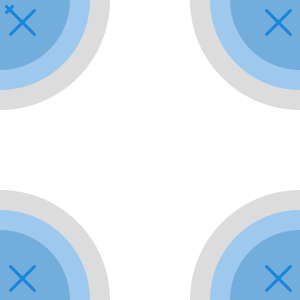
Frame 1 (no input)
Frame 60 (the mouse pressed at the canvas centre just before this capture): identical to frame 1, image omitted
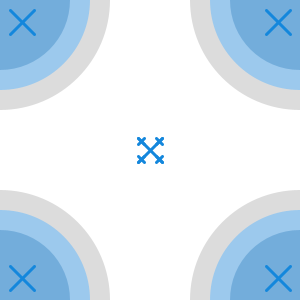
Frame 120 (the mouse held since frame 60 and released just before this capture)

The Processing sketch that drew these frames (run headless with seeded random() and noise(); from frame 60 on, the mouse is pressed at the canvas centre):

// Processing sketch: processing_42838
// ── processing_42838.pde

void setup() {
  size(300, 300);
  background(255);
  smooth();
}


void draw() {
  background(255);

  noStroke();    
  fill(220);
  ellipse(0, 0, 220, 220);
  ellipse(width, 0, 220, 220);
  ellipse(0, height, 220, 220);
  ellipse(width, height, 220, 220);


  drawCross(mouseX-12, mouseY-12, 24, 4, 4);//croce


  noStroke();
  fill(#9CC9ED);
  ellipse(0, 0, 180, 180);
  ellipse(width, 0, 180, 180);
  ellipse(0, height, 180, 180);
  ellipse(width, height, 180, 180);
  fill(#73ADDB);
  ellipse(0, 0, 140, 140);
  ellipse(width, 0, 140, 140);
  ellipse(0, height, 140, 140);
  ellipse(width, height, 140, 140);

  drawCross(mouseX-12, mouseY-12, 6, 4, 4);//TopLeft
  drawCross(mouseX-12, mouseY+6, 6, 4, 4);//BL
  drawCross(mouseX+6, mouseY-12, 6, 4, 4);//TR
  drawCross(mouseX+6, mouseY+6, 6, 4, 4);//BR
  
  drawCross(10,10, 24, 4, 4);
  drawCross(10,height-34, 24, 4, 4);
  drawCross(width-34,10, 24, 4, 4);
  drawCross(width-34,height-34, 24, 4, 4);
  
  
}


void drawCross(float x, float y, float crossSize, int c, float w) {

  stroke(20, 135, 220);
  strokeWeight(3);
  line(x, y, x+crossSize, y+crossSize);
  line(x+crossSize, y, x, y+crossSize);
}
